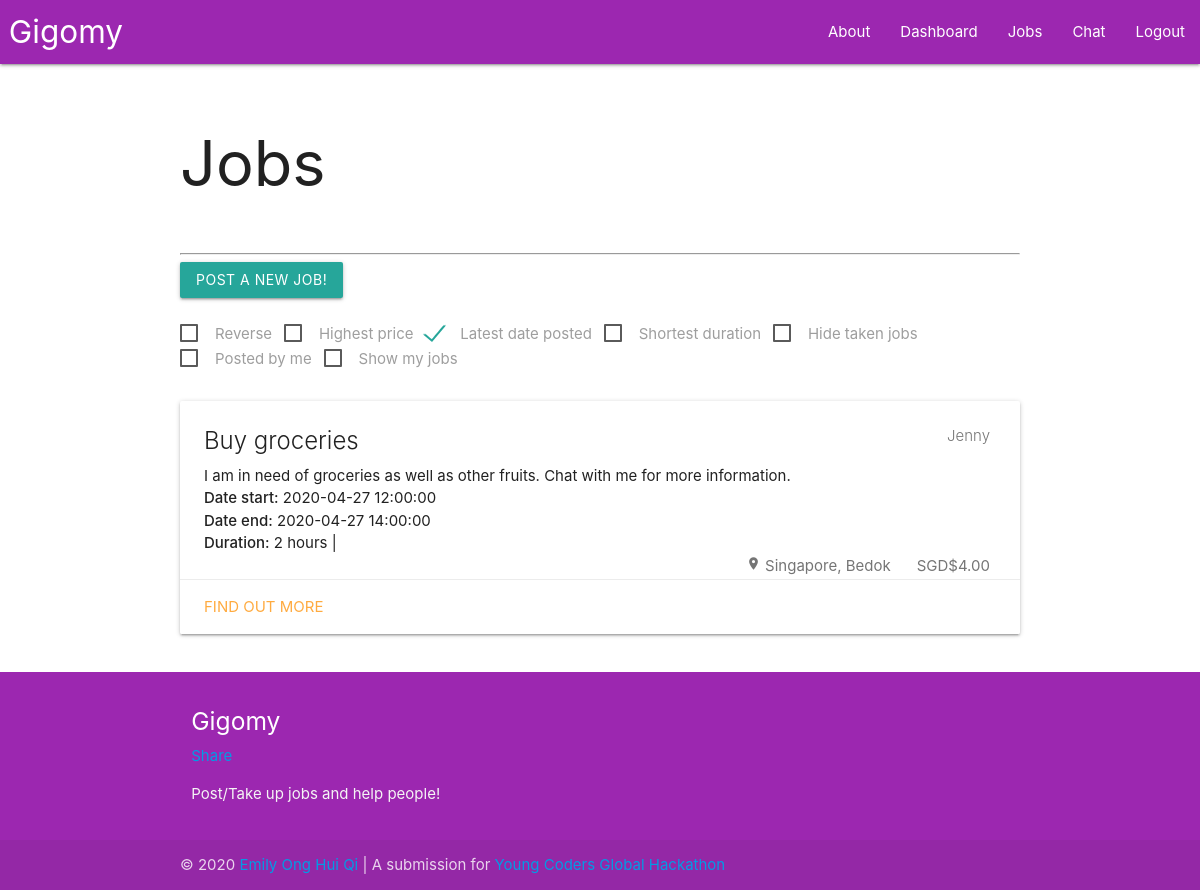
Page / (signed in) on the committed database.
### main.py (models this page shows)
class Job(db.Model):
    jobID = db.Column(db.Integer, unique = True, autoincrement = True, nullable = False, index = True, primary_key = True)
    jobTitle = db.Column(db.String, index = True, nullable = False)
    jobDescription = db.Column(db.String, nullable = False)
    jobLocation = db.Column(db.String, nullable = True)
    jobPrice = db.Column(db.Float, index = True, nullable = False)
    jobDatePosted = db.Column(db.DateTime, index = True, nullable = False)
    jobDateStart = db.Column(db.DateTime, index = True, nullable = True)
    jobDateEnd = db.Column(db.DateTime, index = True, nullable = True)
    jobSender = db.Column(db.String, db.ForeignKey("user.username"), nullable = False)
    jobReceiver = db.Column(db.String, db.ForeignKey("user.username"), nullable = True)

### main.py (the view)
@app.route("/")
def index():
    if current_user.is_authenticated:
        jobs_ = Job.query.all()
        currentUser = getUser(current_user)
        jobs = []
        for job in jobs_:
            job_ = processJob(job)
            if job_["jobReceiver"]:
                jobs.append(job_)
            else:
                jobs.insert(0, job_)
        jobStatus = getJobStatus(session)
        return render_template("gigomy.html", jobs=jobs, currentUser=currentUser,
                                currentUser_=json.dumps(currentUser), jobStatus_=json.dumps(jobStatus))
    return render_template("index.html")

### main.py (called while the page is built)
def getUser (user):
    currentUser = {"username": user.username,
                    "email": user.email,
                    "avatar": user.avatar}
    return currentUser

def getJobStatus (data):
    jobStatus = {}
    if data:
        if "abandonedJob" in data:
            data.pop("abandonedJob")
            jobStatus["abandonedJob"] = 1
        if "editedJob" in data:
            data.pop("editedJob")
            jobStatus["editedJob"] = 1
        if "takenUpJob" in data:
            data.pop("takenUpJob")
            jobStatus["takenUpJob"] = 1
        if "deletedJob" in data:
            data.pop("deletedJob")
            jobStatus["deletedJob"] = 1
    return jobStatus

@login.user_loader
def load_user(username):
    return User.query.get(username)

### templates/gigomy.html (shortened to what this page needs)
{% extends "base.html" %}
{% block content %}
  {% include "jobs.html" %}
{% endblock content %}

### templates/jobs.html (shortened to what this page needs)
<h1>Jobs</h1>
<br/><hr/>
<a class="waves-effect waves-light btn modal-trigger" href="#postJobs">Post a new job!</a>
  {% import "forms/setJob.html" as setJobForm %}
<br/><br/>
{% if jobs %}
  <label>
    <span>Reverse</span>
  </label>
  <label>
    <span>Highest price</span>
  </label>
  <label>
    <span>Latest date posted</span>
  </label>
  <label>
    <span>Shortest duration</span>
  </label>
  <label>
    <span>Hide taken jobs</span>
  </label>
  <label>
    <span>Posted by me</span>
  </label>
  <label>
    <span>Show my jobs</span>
  </label>
{% endif %}
<br/><br/>
<div id="allJobs">
  {% if jobs %}
    {% for job in jobs %}
      {% set jobID = job["jobID"] %}
      <div id={{jobID}} class="card darken-1"
      data-item-duration='{{job["jobDuration"]}}'
      data-item-price='{{job["jobPrice"]}}'
      data-item-datePosted='{{job["jobDatePosted"]}}'
      data-item-receiver='{{job["jobReceiver"]}}'
      data-item-hidden="false"
      data-item-sender='{{job["jobSender"]}}'>
        <div class="card-content">
          <span class="card-title">
            <span class="badge">{{job["jobSender"]}}</span>
            {{job["jobTitle"]}}
          </span>
          <p>{{job["jobDescription"]}}</p>
          <p><strong>Date start:</strong> {{job["jobDateStart"]}}</p>
          <p><strong>Date end:</strong> {{job["jobDateEnd"]}}</p>
          <p><strong>Duration:</strong> {{job["jobDuration"]}}</p>
          <span class="badge">SGD{{job["jobPrice"]}}</span>
          <span class="badge">
            <i class="material-icons tiny">location_on</i>
            {{job["jobLocation"]}}
          </span>
        </div>
        <div class="card-action">
          <a href="{{url_for('see', id=jobID)}}">Find out more</a>
        </div>
      </div>
    {% endfor %}
  {% else %}
    <h3>There are no jobs available!</h3>
  {% endif %}
</div>

### static/css/style.css (style rules this page uses)
body { display: flex; min-height: 100vh; flex-direction: column; }

### rows in the picture
Job: jobSender "Jenny", jobTitle "Buy groceries", jobDescription "I am in need of groceries as well as other fruits. Chat with me for more information.", jobDateStart "2020-04-27 12:00:00", jobDateEnd "2020-04-27 14:00:00", jobDuration "2 hours |", jobPrice "$4.00", jobLocation "Singapore, Bedok"
